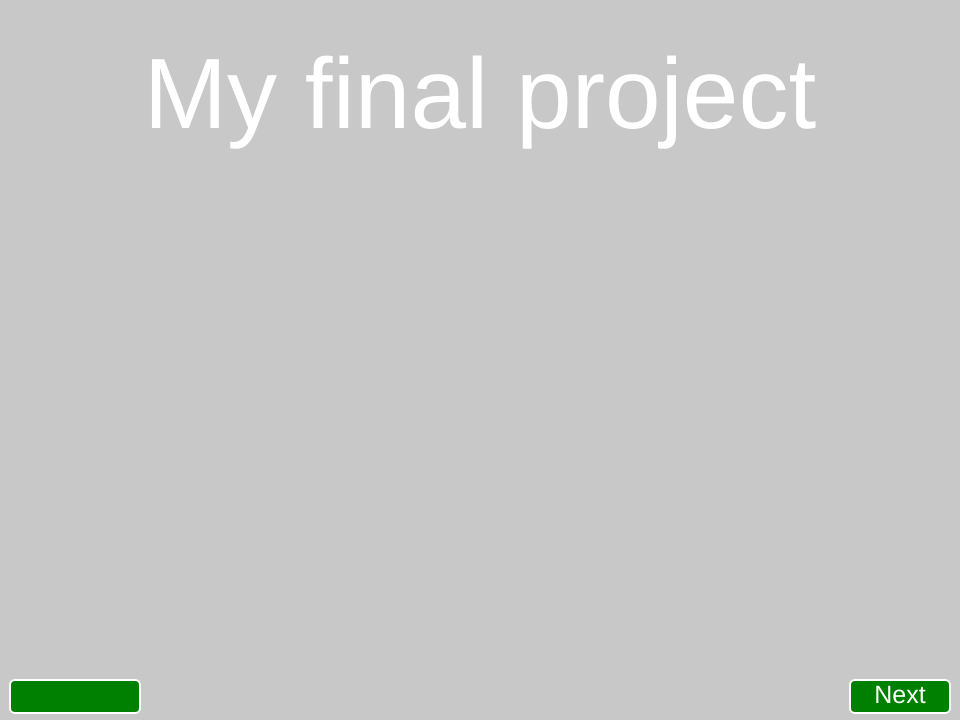
Frame 1 (no input)
Frame 60 (no input): identical to frame 1, image omitted
Frame 120 (the mouse pressed at the canvas centre since frame 60): identical to frame 1, image omitted

The p5.js sketch that drew this single still picture (run headless with seeded random() and noise() and a simulated clock; from frame 60 on, the mouse is pressed at the canvas centre):

// p5.js sketch
// ── sketch.js
/* 
George Facey
MMP210
Final project
5/12/2020
*/
var currentSlide = 0;

var numberOfSlides = 3;

var nextButtonX = 850;
var nextButtonY = 680;
var nextButtonW = 100;
var nextButtonH = 33;

var prevButtonX = 10;
var prevButtonY = nextButtonY;
var prevButtonW = nextButtonW + 30;
var prevButtonH = nextButtonH;

function setup(){
	createCanvas(960, 720);
}

function draw(){
	background(200);

	var title;

	if (currentSlide == 0) {
		title = "My final project";
		decription = "Animated Logos"
	} else if (currentSlide == 1 ) {
		title = "User interaction";
		decription =  "An mouse Is pressed interaction with a photo background"
	} else if (currentSlide == 2 ) {
		title = "Graphics";
		decription = "posistion interaction" 
	}

	textSize(100);
	fill(255);
	noStroke();
	textAlign(CENTER, CENTER);
	text(title, width/2, 100);

	
	
	fill ('green');
	stroke(255);
	strokeWeight(2);
	
	rect(nextButtonX, nextButtonY, nextButtonW, nextButtonH, 5);
	rect(prevButtonX, prevButtonY, prevButtonW, prevButtonH, 5);
 
	fill(255);
	textSize(25);
	noStroke();
	textAlign(CENTER, CENTER);
	
	if (currentSlide < numberOfSlides - 1){
			text("Next", nextButtonX, nextButtonY, nextButtonW, nextButtonH);
	}
	if (currentSlide > 0){
		text("Previous", prevButtonX, prevButtonY, prevButtonW, prevButtonH);
	}

}

function mousePressed(){

	if (mouseX > nextButtonX && mouseX < nextButtonX + nextButtonW &&
		mouseY > nextButtonY && mouseY < nextButtonY + nextButtonH){
		if (currentSlide < numberOfSlides - 1){
			currentSlide++;
		}
		
	}

	if(mouseX > prevButtonX && mouseX < prevButtonX + prevButtonW &&
	   mouseY > prevButtonY && mouseY < prevButtonY + prevButtonH){
		if (currentSlide > 0){
			currentSlide--;
		}
	}
}
